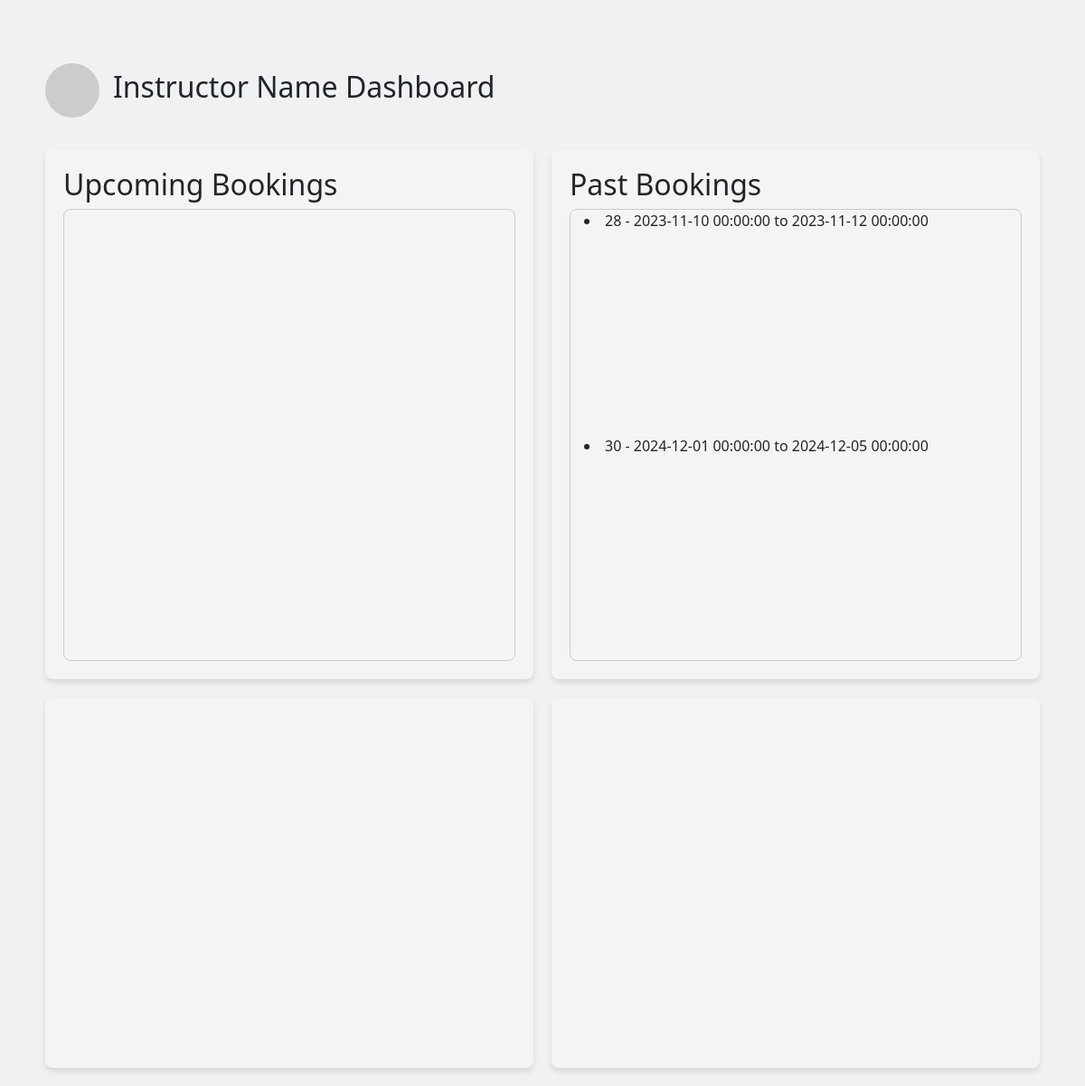
/userDashboard.php, run on an earlier commit of the app's database.
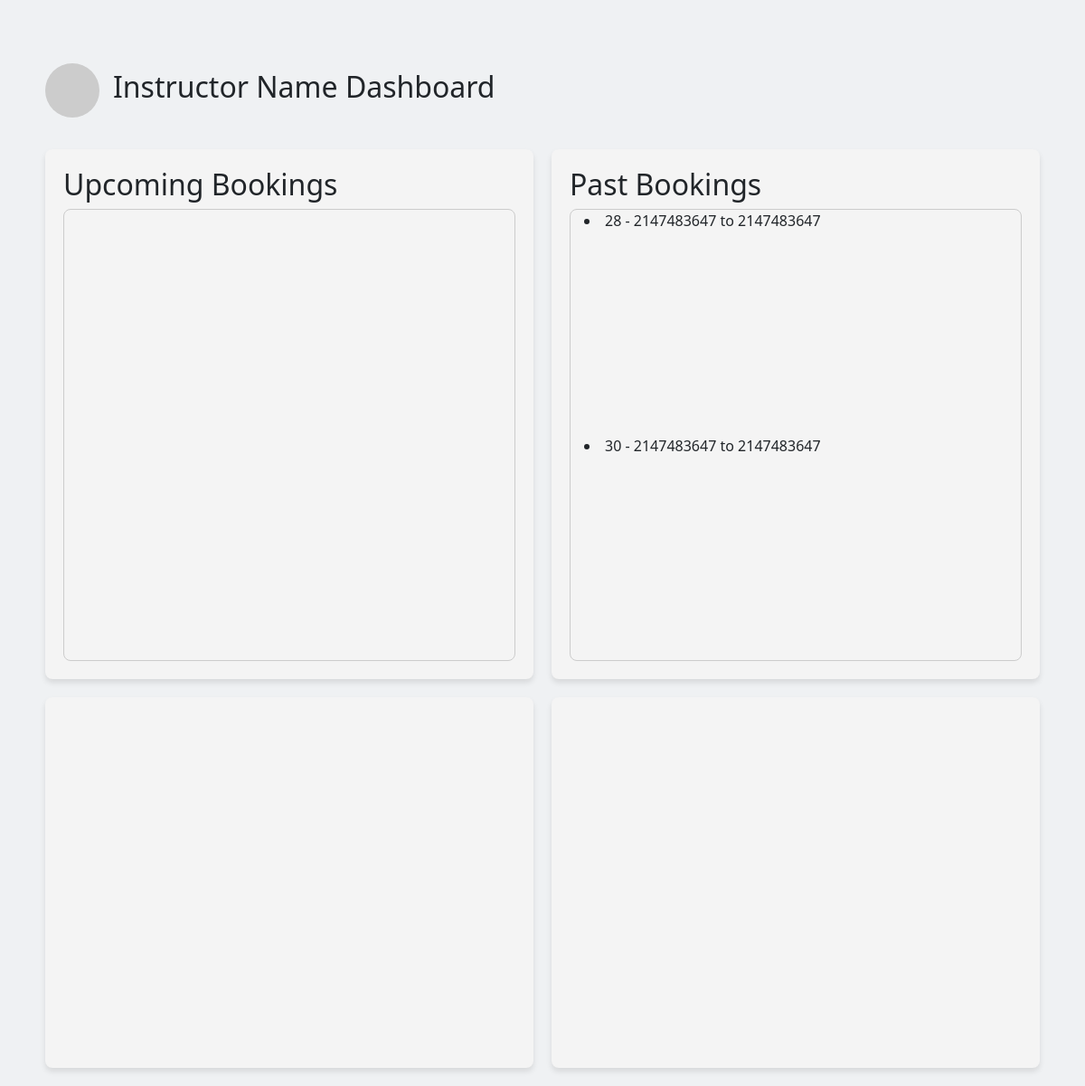
And on a later commit of the database.
### tables this page shows
CREATE TABLE `bookings` (
  `Booking_ID` int(11) NOT NULL,
  `user_ID` int(11) NOT NULL,
  `Room_ID` int(11) NOT NULL,
  `Start_Time` int(11) NOT NULL,
  `End_Time` int(11) NOT NULL,
  `Status` varchar(255) NOT NULL,
  `Title` varchar(255) NOT NULL,
  `Start_Date` date DEFAULT NULL,
  `End_Date` date DEFAULT NULL,
  `Duration` int(11) NOT NULL
);

### userDashboard.php (the view, shortened to what this page needs)
<!DOCTYPE html>
<html lang="en">
<head>
    <link href="https://cdn.jsdelivr.net/npm/bootstrap@5.3.0-alpha1/dist/css/bootstrap.min.css" rel="stylesheet">
    <link rel="stylesheet" href="css/styles.css">
</head>
<body>
    <?php
    $username = "Instructor Name";
    include('database/db.php');
    $sql = "SELECT ID FROM users WHERE name = ?";
    $stmt = $pdo->prepare($sql);
    $stmt->execute([$username]);
    $userID = $stmt->fetch();
    $sql = "SELECT Room_ID, Start_Time, End_Time FROM bookings WHERE user_ID = ? AND Start_Time < NOW()";
    $stmt = $pdo->prepare($sql);
    $stmt->execute([$userID['ID']]);
    $pastbookings = $stmt->fetchAll();
    ?>
    <header>
        <div class="container">
            <div class="dashboard-header" style="margin-bottom: 15px;">
                <img src="https://via.placeholder.com/100" alt="User Picture" class="profile-pic">
                <h2><?php echo $username; ?> Dashboard</h2>
            </div>
            <div class="dashnoard-container">
                <div class="box" id="upcoming-bookings">
                    <h2>Upcoming Bookings</h2>
                    <div class="scrollable-container">
                    </div>
                </div>
                <div class="box" id="past-bookings">
                    <h2>Past Bookings</h2>
                    <div class="scrollable-container">
                        <?php
                        foreach ($pastbookings as $booking) {
                            $room = $booking['Room_ID'];
                            $start = $booking['Start_Time'];
                            $end = $booking['End_Time'];
                            echo "<li>{$room} - {$start} to {$end}</li>";
                        }
                        ?>
                    </div>
                </div>
                <div class="charts">
                    <div class="chart" id="most used">
                        <div class="chart-container">
                            <?php include('userRoomsUsage.php'); ?>
                        </div>
                    </div>
                    <div class="chart" id="most timing">
                        <div class="chart-container">
                            <?php include('userTimingUsage.php'); ?>
                        </div>
                    </div>
                </div>
            </div>
        </div>
    </header>
</body>
</html>

### userRoomsUsage.php (shortened to what this page needs)
<!DOCTYPE HTML>
<html>
<head>
</head>
<body>
    <div id="userRoomContainer" style="height: 370px; width: 100%;"></div>
</body>
</html>

### userTimingUsage.php (shortened to what this page needs)
<!DOCTYPE HTML>
<html>
<head>
</head>
<body>
    <div id="userTimingContainer" style="height: 370px; width: 100%;"></div>
</body>
</html>

### css/styles.css (style rules this page uses)
:root { --whitish: #EFF1F3; --blue: #8ecae6; --yellow: #FED766; --red:#a4161a; }
body { background-color: var(--whitish); }
.container { margin-top:30px; display: flex; justify-content: center; padding: 20px; }
.scrollable-container { display: flex; flex-wrap: wrap; justify-content: space-between; max-width: 100%; height: 500px; overflow-y: auto; padding-left: 15px; padding-right: 15px; border: 1px solid #ccc; border-radius: 8px; }

### userDashboard.php (style rules this page uses)
html, body { height: 100%; margin: 0; }
.container { min-height: 100vh; display: flex; flex-direction: column; }
.dashboard-header { display: flex; align-items: center; margin-top: 20px; }
.profile-pic { width: 60px; height: 60px; object-fit: cover; border-radius: 50%; margin-right: 15px; }
.dashnoard-container { display: flex; justify-content: space-between; gap: 20px; flex-wrap: wrap; margin-top: 20px; }
.box { background-color: #f4f4f4; padding: 20px; border-radius: 8px; box-shadow: 0 4px 6px rgba(0, 0, 0, 0.1); flex: 1 1 30%; min-width: 250px; }
.charts { display: flex; flex: 1 1 60%; flex-wrap: wrap; gap: 20px; }
.chart { background-color: #f4f4f4; padding: 20px; border-radius: 8px; box-shadow: 0 4px 6px rgba(0, 0, 0, 0.1); flex: 1 1 45%; min-width: 300px; }

What changed in the data, as far as the page shows it:
changed bookings (number 1 of 2 on the later page): Start_Time "2023-11-10 00:00:00" → "2147483647"; End_Time "2023-11-12 00:00:00" → "2147483647"
changed bookings (number 2 of 2 on the later page): Start_Time "2024-12-01 00:00:00" → "2147483647"; End_Time "2024-12-05 00:00:00" → "2147483647"
